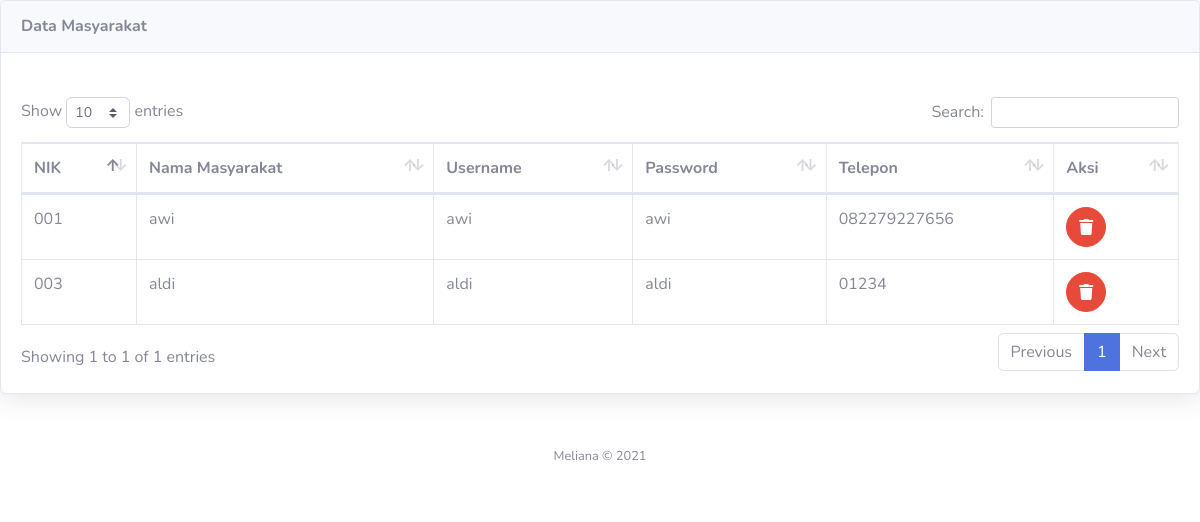
The page /admin/lihat_masyarakat.php on the database its author committed.
### tables this page shows
CREATE TABLE `masyarakat` (
  `nik` char(16) NOT NULL,
  `nama` varchar(35) NOT NULL,
  `username` varchar(25) NOT NULL,
  `password` varchar(32) NOT NULL,
  `telp` varchar(13) NOT NULL
);

### admin/lihat_masyarakat.php (the view, shortened to what this page needs)
<!DOCTYPE html>
<html lang="en">
<head>
  <link href="../vendor/fontawesome-free/css/all.min.css" rel="stylesheet" type="text/css">
  <link href="../css/sb-admin-2.min.css" rel="stylesheet">
  <link href="../vendor/datatables/dataTables.bootstrap4.min.css" rel="stylesheet">
</head>
<body id="page-top">
          <div class="card shadow mb-4">
            <div class="card-header py-3">
              <h6 class="m-0 font-weight-bold text-secondary">Data Masyarakat</h6>
            </div>
            <div class="card-body">
                    <span class="icon text-white-50">
                      <i class="fas fa-plus"></i>
                    </span>
              <div class="table-responsive">
                <table class="table table-bordered" id="dataTable" width="100%" cellspacing="0">
                  <thead>
                    <tr>
                      <th>NIK</th>
                      <th>Nama Masyarakat</th>
                      <th>Username</th>
                      <th>Password</th>
                      <th>Telepon</th>
                      <th>Aksi</th>
                    </tr>
                  </thead>
                  <?php
                  include '../koneksi.php';
                  $sql= $mysqli -> query("select * from masyarakat");
                  while ($data=mysqli_fetch_array($sql)) {
                  ?>
                  <tbody>
                    <tr>
                      <td><?php echo $data['nik']; ?></td>
                       <td><?php echo $data['nama']; ?></td>
                        <td><?php echo $data['username']; ?></td>
                         <td><?php echo $data['password']; ?></td>
                          <td><?php echo $data['telp']; ?></td>
                          <td>
                        <a href="delete_masyarakat.php?nik=<?php echo $data['nik']; ?>" class="btn btn-danger btn-circle" onclick="return confirm('Yakin akan di hapus')">
                    <i class="fa fa-trash"></i>
                  </a>
                      </td>
                    </tr>
                  </tbody>
                  <?php } ?>
                </table>
              </div>
            </div>
          </div>
      <footer class="sticky-footer bg-white">
        <div class="container my-auto">
          <div class="copyright text-center my-auto">
            <span>Meliana &copy; 2021</span>
          </div>
        </div>
      </footer>
</body>
</html>

### rows shown on the page
masyarakat: nik "001", nama "awi", username "awi", password "awi", telp "082279227656"
masyarakat: nik "003", nama "aldi", username "aldi", password "aldi", telp "01234"
